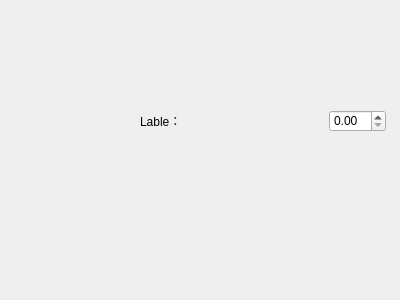
<?xml version="1.0" encoding="UTF-8"?>
<ui version="4.0">
 <class>noraFloatNumberWidget</class>
 <widget class="QDialog" name="noraFloatNumberWidget">
  <property name="geometry">
   <rect>
    <x>0</x>
    <y>0</y>
    <width>400</width>
    <height>300</height>
   </rect>
  </property>
  <property name="windowTitle">
   <string>Dialog</string>
  </property>
  <widget class="QWidget" name="layoutWidget">
   <property name="geometry">
    <rect>
     <x>140</x>
     <y>110</y>
     <width>246</width>
     <height>22</height>
    </rect>
   </property>
   <layout class="QHBoxLayout" name="floatNumberLayout">
    <item>
     <widget class="QLabel" name="label">
      <property name="sizePolicy">
       <sizepolicy hsizetype="Expanding" vsizetype="Preferred">
        <horstretch>0</horstretch>
        <verstretch>0</verstretch>
       </sizepolicy>
      </property>
      <property name="text">
       <string>Lable：</string>
      </property>
     </widget>
    </item>
    <item>
     <widget class="QDoubleSpinBox" name="doubleSpinBox"/>
    </item>
   </layout>
  </widget>
 </widget>
 <resources/>
 <connections/>
</ui>
